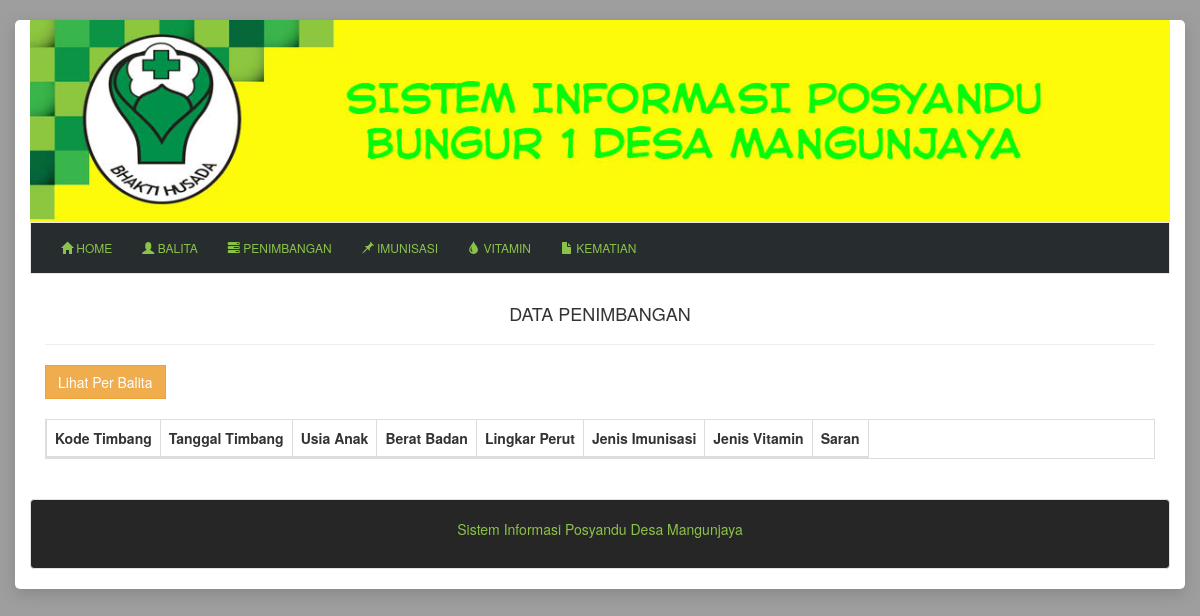
Page /?module=penimbangan on the earlier database version.
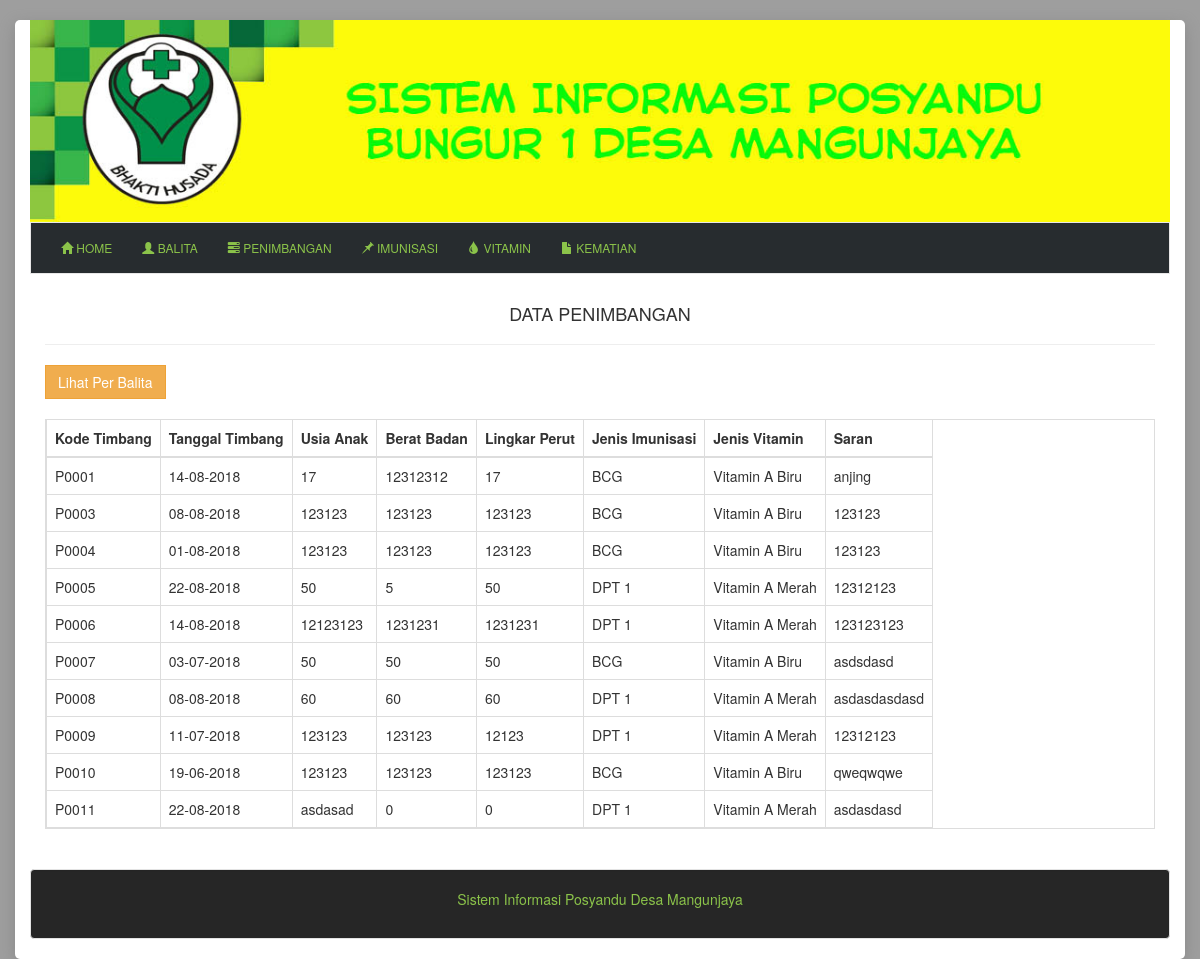
Same page on the later database version.
### tables this page shows
CREATE TABLE `penimbangan` (
  `id_penimbangan` varchar(20) NOT NULL,
  `id_anak` varchar(20) NOT NULL,
  `tanggal_timbang` date NOT NULL,
  `usia` varchar(20) NOT NULL,
  `berat_badan` int(11) NOT NULL,
  `lingkar_perut` int(11) NOT NULL,
  `id_imunisasi` int(11) NOT NULL,
  `id_vitamin` int(11) NOT NULL,
  `saran` varchar(50) NOT NULL
);

CREATE TABLE `imunisasi` (
  `id_imunisasi` int(11) NOT NULL,
  `jenis_imunisasi` varchar(20) NOT NULL,
  `usia_wajib` varchar(10) NOT NULL
);

CREATE TABLE `vitamin` (
  `id_vitamin` int(11) NOT NULL,
  `jenis_vitamin` varchar(20) NOT NULL,
  `usia_wajib` varchar(10) NOT NULL
);

### content/data_penimbangan.php (the view, shortened to what this page needs)
<?php
if (empty($_GET['act'])) : ?>
	<div class="col-md-12">
		<h4 style="text-align: center;">DATA PENIMBANGAN</h4><hr>
		<div class="">
			<a href="?module=perbalita" class="btn btn-warning ">Lihat Per Balita</a>
			<br><br>
		</div>
		<div class="table-responsive">
			<table class="table table-bordered" id="table_penimbangan">
				<thead>
					<tr>
						<th>Kode Timbang</th>
						<th>Tanggal Timbang</th>
						<th>Usia Anak</th>
						<th>Berat Badan</th>
						<th>Lingkar Perut</th>
						<th>Jenis Imunisasi</th>
						<th>Jenis Vitamin</th>
						<th>Saran</th>
					</tr>
				</thead>
				<tbody>
					<?php
					$tampil = mysqli_query($db, "SELECT id_penimbangan,
						DATE_FORMAT(tanggal_timbang, '%d-%m-%Y') as tanggal,
						usia,
						berat_badan,
						lingkar_perut,
						jenis_imunisasi,
						jenis_vitamin,
						saran
						FROM penimbangan
						JOIN imunisasi
						ON penimbangan.id_imunisasi=imunisasi.id_imunisasi
						JOIN vitamin
						ON penimbangan.id_imunisasi=vitamin.id_vitamin");
					while($row=mysqli_fetch_array($tampil)) :
						?>
						<tr>
							<td><?php echo $row['id_penimbangan'];?></td>
							<td><?php echo $row['tanggal'];?></td>
							<td><?php echo $row['usia'];?></td>
							<td><?php echo $row['berat_badan'];?></td>
							<td><?php echo $row['lingkar_perut'];?></td>
							<td><?php echo $row['jenis_imunisasi'];?></td>
							<td><?php echo $row['jenis_vitamin'];?></td>
							<td><?php echo $row['saran'];?></td>
						</tr>
					<?php endwhile ?>
				</tbody>
			</table>
		</div>
		<br>
	</div>
<?php endif ?>

### index.php (shortened to what this page needs)
<!DOCTYPE html>
<html lang="en">
<head>
<link href="css/bootstrap.css" rel="stylesheet">
<link rel="stylesheet" type="text/css" href="js/datatables.min.css">
<link href="css/style.css" rel="stylesheet">
</head>
<body>
<div class="container" style="margin-top: 20px;">
	<div class="row">
		<div class="col-md-12">
			<header>
				<img width='100%' src="image/header.jpg">
				<nav class="navbar navbar-default navbar-default">
					<div id="navbar" class="navbar-collapse collapse">
						<ul class="nav navbar-nav">
					    	<?php if(empty($_SESSION["nama_admin"])) :
					    		include 'listHeaderNotLogin.php';
					    	?>
						</ul>
					    <?php else : ?>
					    <ul class="nav navbar-nav">
					    	<?php include 'list_header.php';
					    endif ?>
					</div>
				</nav>
			</header>
		</div>
	</div>
	<?php include 'content.php';?>
	<div class="row" >
		<div class="col-md-12">
			<footer class="well">
				<p style="color: #8BC34A;">Sistem Informasi Posyandu Desa Mangunjaya</p>
			</footer>
		</div>
	</div>
</div>
</body>
</html>

### listHeaderNotLogin.php
<li >
	<a href="index.php"><i class="glyphicon glyphicon-home"></i>  Home</a>
</li>
<li>
	<a href="?module=dataanak"><i class="glyphicon glyphicon-user"></i> Balita</a>
</li>
<li>
	<a href="?module=penimbangan"><i class="glyphicon glyphicon-tasks"></i> Penimbangan</a>
</li>
<li>
	<a href="?module=imunisasi"><i class="glyphicon glyphicon-pushpin"></i> Imunisasi</a>
</li>
<li>
	<a href="?module=vitamin"><i class="glyphicon glyphicon-tint"></i>  Vitamin</a>
</li>
<li>
	<a href="?module=datakematian"><i class="glyphicon glyphicon-file"></i> kematian</a>
</li>

### content.php
<?php
if (empty($_GET['module'])) {
	include 'content/login.php';
}elseif ($_GET['module']=='home') {
	include 'content/home.php';
}elseif ($_GET['module']=='dataanak') {
	include 'content/data_anak.php';
}elseif ($_GET['module']=='penimbangan') {
	include 'content/data_penimbangan.php';
}elseif ($_GET['module']=='vitamin') {
	include 'content/vitamin.php';
}elseif ($_GET['module']=='perbalita') {
	include 'content/perbalita.php';
}elseif ($_GET['module']=='imunisasi') {
	include 'content/imunisasi.php';
}elseif ($_GET['module']=='datakematian') {
	include 'content/data_kematian.php';
}elseif ($_GET['module']=='lapperbalita') {
	include 'content/laporanperbalita.php';
}
?>

### css/style.css (style rules this page uses)
body { background:#9E9E9E; }
table { display: block; overflow-x: auto; white-space: nowrap; }
.container { background: #fff; box-shadow: 0px 5px 15px #888888; border-radius: 5px; border:none; }
footer { text-align: center; }
.navbar-default { background-color: #272c2f; }
.navbar-default .navbar-nav>li>a { color: #8BC34A; text-transform: uppercase; font-size: 12px; }
.btn { border-radius: 0px; }
@media (min-width: 768px) { .navbar { border-radius: 0px; } }
@media (min-width: 768px) { .well { min-height: 20px; padding: 19px; background-color: #262626; -webkit-box-shadow: inset 0 1px 1px rgba(0,0,0,.05); } }

Differences in the rows shown:
added penimbangan: id_penimbangan "P0001", tanggal "14-08-2018", usia "17", berat_badan "12312312", lingkar_perut "17", id_imunisasi.jenis_imunisasi "BCG", vitamin.jenis_vitamin "Vitamin A Biru", saran "anjing"
added penimbangan: id_penimbangan "P0003", tanggal "08-08-2018", usia "123123", berat_badan "123123", lingkar_perut "123123", id_imunisasi.jenis_imunisasi "BCG", id_vitamin.jenis_vitamin "Vitamin A Biru", saran "123123"
added penimbangan: id_penimbangan "P0004", tanggal "01-08-2018", usia "123123", berat_badan "123123", lingkar_perut "123123", id_imunisasi.jenis_imunisasi "BCG", id_vitamin.jenis_vitamin "Vitamin A Biru", saran "123123"
added penimbangan: id_penimbangan "P0005", tanggal "22-08-2018", usia "50", berat_badan "5", lingkar_perut "50", id_imunisasi.jenis_imunisasi "DPT 1", id_vitamin.jenis_vitamin "Vitamin A Merah", saran "12312123"
added penimbangan: id_penimbangan "P0006", tanggal "14-08-2018", usia "12123123", berat_badan "1231231", lingkar_perut "1231231", id_imunisasi.jenis_imunisasi "DPT 1", id_vitamin.jenis_vitamin "Vitamin A Merah", saran "123123123"
added penimbangan: id_penimbangan "P0007", tanggal "03-07-2018", usia "50", berat_badan "50", lingkar_perut "50", id_imunisasi.jenis_imunisasi "BCG", id_vitamin.jenis_vitamin "Vitamin A Biru", saran "asdsdasd"
added penimbangan: id_penimbangan "P0008", tanggal "08-08-2018", usia "60", berat_badan "60", lingkar_perut "60", id_imunisasi.jenis_imunisasi "DPT 1", id_vitamin.jenis_vitamin "Vitamin A Merah", saran "asdasdasdasd"
added penimbangan: id_penimbangan "P0009", tanggal "11-07-2018", usia "123123", berat_badan "123123", lingkar_perut "12123", id_imunisasi.jenis_imunisasi "DPT 1", id_vitamin.jenis_vitamin "Vitamin A Merah", saran "12312123"
added penimbangan: id_penimbangan "P0010", tanggal "19-06-2018", usia "123123", berat_badan "123123", lingkar_perut "123123", id_imunisasi.jenis_imunisasi "BCG", id_vitamin.jenis_vitamin "Vitamin A Biru", saran "qweqwqwe"
added penimbangan: id_penimbangan "P0011", tanggal "22-08-2018", usia "asdasad", berat_badan "0", lingkar_perut "0", id_imunisasi.jenis_imunisasi "DPT 1", id_vitamin.jenis_vitamin "Vitamin A Merah", saran "asdasdasd"
